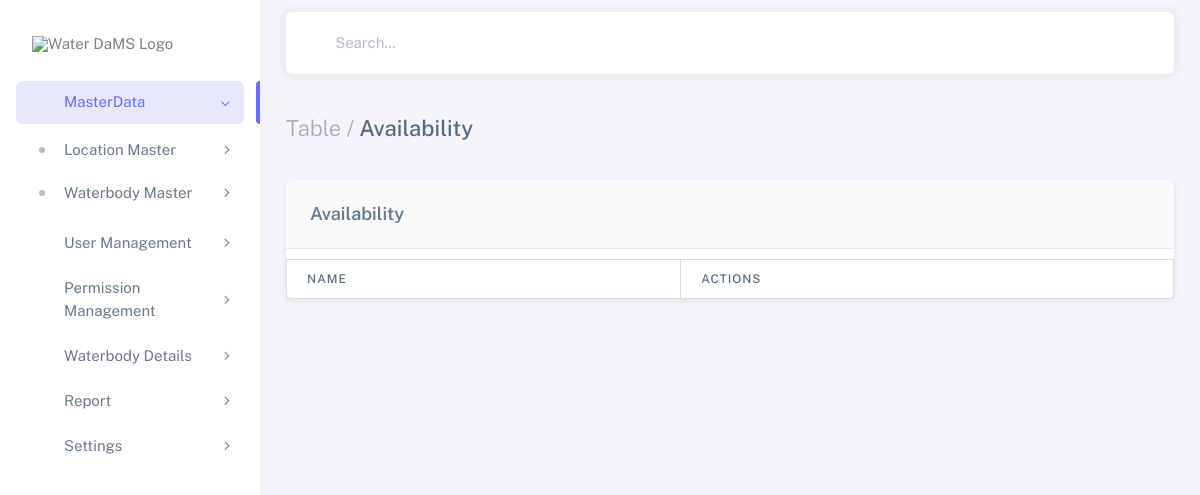
Page /availabilities/ on the earlier database version.
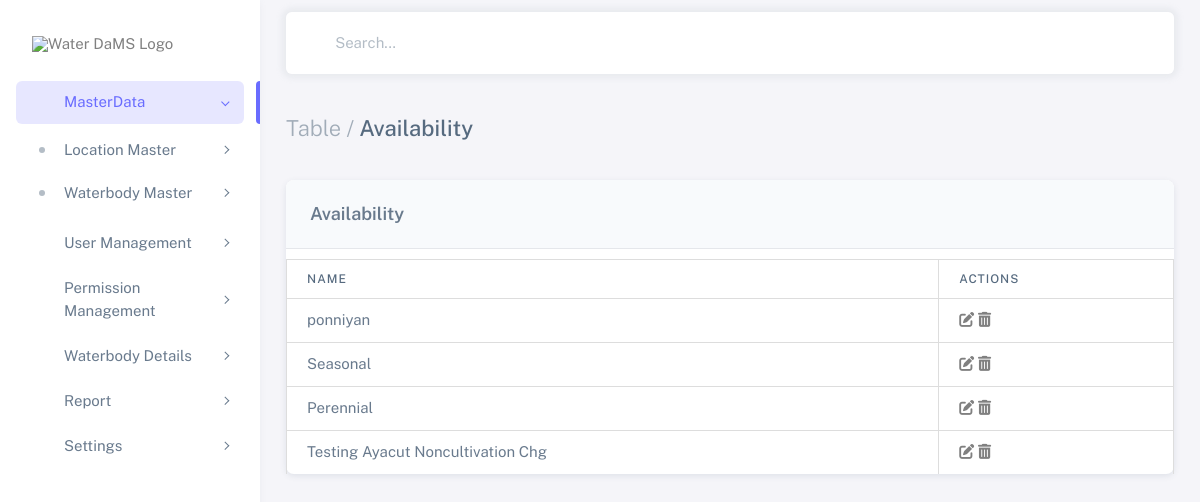
Same page on the later database version.
### waterbodies_app/models.py (models this page shows, shortened)
class Availability(models.Model):
    name= models.CharField(max_length=100)

### waterbodies_app/views.py (the view)
# urls.py: path('availabilities/', views.availability_list, name='availability_list'),
def availability_list(request):
    availabilities = Availability.objects.all()
    return render(request, 'availability_list.html', {'availabilities': availabilities})

### templates/availability_list.html (shortened to what the changed rows need)
<!DOCTYPE html>
{%load static%}
<html
class="light-style layout-menu-fixed layout-compact"
dir="ltr"
data-theme="theme-default"
data-assets-path="{% static 'assets/' %}"
data-template="vertical-menu-template-free">
<!DOCTYPE html>
<html lang="en" class="light-style layout-wide customizer-hide" dir="ltr" data-theme="theme-default">
<head>
    {% load static %}
    <link rel="stylesheet" href="{% static 'assets/vendor/fonts/boxicons.css' %}"/>
    <link rel="stylesheet" href="https://cdnjs.cloudflare.com/ajax/libs/font-awesome/6.5.2/css/all.min.css">
    <link rel="stylesheet" href="{% static 'assets/vendor/css/core.css' %}" class="template-customizer-core-css"/>
    <link rel="stylesheet" href="{% static 'assets/vendor/css/theme-default.css' %}" class="template-customizer-theme-css"/>
    <link rel="stylesheet" href="{% static 'assets/css/demo.css' %}"/>
    <link rel="stylesheet" href="{% static 'assets/vendor/libs/perfect-scrollbar/perfect-scrollbar.css' %}"/>
    <link rel="stylesheet" href="{% static 'assets/vendor/css/pages/page-auth.css' %}"/>
</head>
  <body>
    <div class="layout-wrapper layout-content-navbar">
      <div class="layout-container">
        <div class="layout-page">
          <div class="content-wrapper">
            <div class="container-xxl flex-grow-1 container-p-y">
              <div class="card">
                <div class="table-responsive text-nowrap">
                    <table class="table">
                        <thead>
                            <tr class="text-nowrap">
                                    <th>Name</th>
                                    <th>Actions</th>
                            </tr>
                        </thead>
                        <tbody class="table-border-bottom-0">
                            {% for availability in availabilities %}
                <tr>
                    <td>{{ availability.name }}</td>
                    <td>
                        <a href="javascript:void(0)" class="edit-availability" data-id="{{ availability.id }}"
                        data-name="{{ availability.name }}">
                         <i class="fas fa-edit"></i>
                     </a>
                     <a href="javascript:void(0)" class="delete-availability" data-id="{{ availability.id }}"
                        data-name="{{ availability.name }}">
                         <i class="fas fa-trash-alt"></i>
                     </a>
                                </td>
                            </tr>
                            {% endfor %}
                        </tbody>
                    </table>
                </div>
            </div>
          </div>
        </div>
      </div>
    </div>
  </body>
</html>

Differences in the rows shown:
added Availability: name "ponniyan"
added Availability: name "Seasonal"
added Availability: name "Perennial"
added Availability: name "Testing Ayacut Noncultivation Chg"
